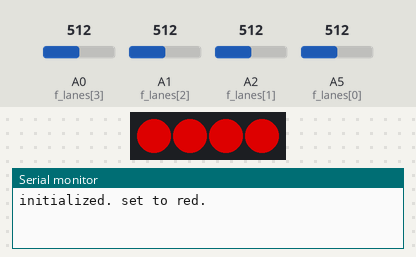
Recording of a sketch running on a simulated Arduino Uno, built with avr-gcc and run on an emulated ATmega328P. Parts: 4 RGB LEDs in strip order, left to right, the last lines printed to the serial monitor. Inputs (shaded band) come from the test bench; at power-on: A0 (f_lanes[3]) = 512, A1 (f_lanes[2]) = 512, A2 (f_lanes[1]) = 512, A5 (f_lanes[0]) = 512. Dim RGB values are drawn brighter than linear.

Above: at 2.2 s.
2.3 s: A0 (f_lanes[3]) set to 532
At 3.5 s:
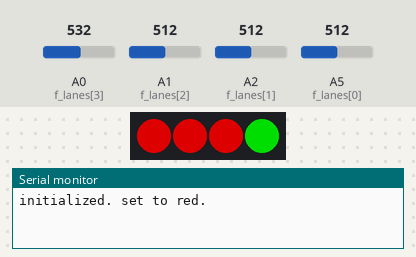
3.8 s: A0 (f_lanes[3]) set to 306
5.3 s: A1 (f_lanes[2]) set to 716
At 6.0 s:
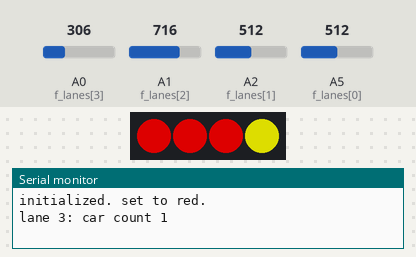
Timing chart, 0 to 9.3 s (numbered marks = the images above; inputs shaded):
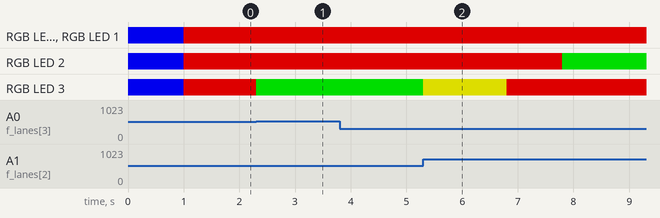

Measured:
- the behaviour switches between 521 and 522 on A0 (f_lanes[3]) (found by bisection; images 0 and 1)
- after the input at 2.3 s, RGB LED 3: RGB(150, 0, 0) → RGB(0, 150, 0) at once
- after the input at 5.3 s, RGB LED 2: RGB(150, 0, 0) → RGB(0, 150, 0) after 2.5 s; RGB LED 3: RGB(0, 150, 0) → RGB(150, 150, 0) at once, → RGB(150, 0, 0) 1.5 s later

The sketch:

trafficlab_final.ino
```cpp
//The Adafruit NeoPixel library for controlling the LEDs is added
#include <Adafruit_NeoPixel.h>

/* Initialize the LED light strip (each light is called a NeoPixel) */
/* Defines the pin on the Arduino the NeoPixel light strip is connected to */
#define LEDPin         2
/* Defines how many NeoPixels are attached to the Arduino */
#define NUMPIXELS      4
/* Define type of NeoPixel strip */
#define NP_type        NEO_GRB + NEO_KHZ800
/* define number of lanes */
#define NUMLANES       4
/* declare the NeoPixel Pixel object */
Adafruit_NeoPixel pixels = Adafruit_NeoPixel(NUMPIXELS, LEDPin, NP_type);

/* @brief Lane queue structure, implemented as a singly-linked list.
 *
 * I will store the lane queue as a circular singly-linked list of lanes,
 * where `queue` will always point to the last lane in the queue (NULL if
 * empty). To access the top of the queue, we access queue->next; to insert
 * we place an element between queue and queue->next and make the new element
 * the tail of the queue (`queue` now points to the new element). Rather
 * convoluted, but space-efficient.
 */
typedef struct ll_ele {
  int lane;
  struct ll_ele *next;
} lane_t;

int car_count[NUMLANES] = {0,0,0,0};
bool occupied_lanes[NUMLANES] = {false,false,false,false};
int f_lanes[NUMLANES] = {A5,A2,A1,A0};    // set the pin for each lane
int exit_lane = A4;

int threshold[NUMLANES] = {90,50,50,50};  // thresholds for each lane.

int current_green;
lane_t *queue;
unsigned long lane_green_time, last_car_time;

const unsigned long yellow_time = 1500;
const unsigned long red_time = 1000;
const unsigned long max_green_time = 30000; // max green time: 30s
const unsigned long lane_empty_threshold = 1000; // time to treat lane as empty


void setup() {
  Serial.begin(9600);
  pixels.begin(); // This initializes the NeoPixel library.

  // put your setup code here, to run once:
  queue = NULL;
  current_green = -1;
  last_car_time = 0;
  for (int i = 0; i < NUMLANES; i++) {
    occupied_lanes[i] = false;
    car_count[i] = 0;
  }

  set_all_red();
}

void loop() {
  // put your main code here, to run repeatedly
  bool sensor_data[NUMLANES];
  record_lane_data(sensor_data);

  update_counts(sensor_data);

  load_lane_data(sensor_data);
  if (set_green()) return;

  if (queue != NULL) set_red();
}

/* flashes all lights blue, then sets all lights to red. */
void set_all_red(void) {
  for (int i = 0; i < NUMLANES; i++) // set all lanes to blue for 1s
    pixels.setPixelColor(i, pixels.Color(0,0,200));
  pixels.show(); delay(1000);

  for (int i = 0; i < NUMLANES; i++)
    pixels.setPixelColor(i, pixels.Color(150, 0, 0));
  pixels.show();
  Serial.println("initialized. set to red."); // then set all to red
}

/* reads raw sensor data for each lane, then records whether each lane has a
 * car present in `sensor_data`.
 *
 * INPUT sensor_data Array containing lane occupancies.
 */
void record_lane_data(bool *sensor_data) {
  int f_lane_vals[NUMLANES];
  /* this loop records the data into an array containing values
   * and records which lanes have cars in occupied_lanes
   */
  for (int i = 0; i < NUMLANES; i++) {
    f_lane_vals[i] = map(analogRead(f_lanes[i]), 0, 1023, 0, 100);
    /* sensor_data[i] is set to whether there is a car over lane i's sensor */
    sensor_data[i] = (f_lane_vals[i] > threshold[i]);
  }
}

/* checks whether a car has left the lane on this check; if so increments the
 * corresponding lane's car count.
 *
 * INPUT sensor_data Array containing lane occupancies.
 */
void update_counts(bool *sensor_data) {
  /* if a car is currently in the current lane, reset the timer since last car
   * detected in open lane
   */
  if (sensor_data[current_green])
    last_car_time = millis();

  /* if a car was in current lane at last check but is no longer in the lane,
   * increment current lane's car count by 1.
   */
  if (!sensor_data[current_green] && occupied_lanes[current_green]) {
    car_count[current_green] = car_count[current_green] + 1;
    Serial.print("lane "); Serial.print(current_green);
    Serial.print(": car count "); Serial.println(car_count[current_green]);
  }
}

/* After reading sensor data into the `sensor_data` array, determines which (if
 * any) lanes ought to be added to queue, and adds them. Does a bunch of queue
 * stuff, elaborated upon in the lane_t header comment.
 *
 * INPUT sensor_data Array containing lane occupancies.
 */
void load_lane_data(bool *sensor_data) {
  for (int i = 0; i < NUMLANES; i++) {
    /* if lane `i` was not occupied at last check but is now, and lane `i` is
     * not the currently-green lane, add it to queue.
     */
    if (!occupied_lanes[i] && sensor_data[i] && i != current_green) {
      /* add lane `i` to the queue. see line 14. */
      lane_t *next = queue;
      lane_t *new_lane = malloc(sizeof(ll_ele));
      new_lane->lane = i;
      if (queue == NULL) // make new_lane circular with itself
        new_lane->next = new_lane;
      else { // insert new_lane after the queue's tail
        new_lane->next = queue->next; // queue head remains lane following tail
        queue->next = new_lane;
      }
      queue = new_lane; // new_lane becomes the queue's new tail
    }
    /* no matter what the sensor data was, we want to update occupied_lanes to
     * have the same lane occupancies from current check. we do this here since
     * we no longer need to compare the difference between current data and
     * previous data.
     */
    occupied_lanes[i] = sensor_data[i];
  }
}

/* Sets a green light, if applicable.
 *
 * First checks if there is no current lane and that there is a lane in queue.
 * If both of these are satisfied, then we remove the lane at the top of the
 * queue, and set `current_green` to whatever that lane is. We then manage the
 * queue to maintain its structure so it is still a valid lane queue.
 *
 * RETURN VALUE: `true` if we set a lane to green, `false` otherwise.
 */
bool set_green(void) {
  // if there is no current lane, set that lane
  if (current_green == -1 && queue != NULL) {
    // dequeue top of queue; set current_green to that lane
    lane_t *lane = queue->next;
    current_green = lane->lane;
    if (queue != lane) // there is a new head for tail to link to
      queue->next = lane->next;
    else // head and tail are identical and we have dequeued that lane
      queue = NULL;
    free(lane); // in any case, free lane so we don't memleak :D

    pixels.setPixelColor(current_green, pixels.Color(0, 150, 0));
    pixels.show();
    lane_green_time = millis(); // reset time since a lane was made green
    return true;
  }
  return false;
}

/* Checks whether a lane should be set to red, and does so if applicable.
 *
 * The current lane should be set to red if either:
 * I.   it has been green for longer than the green-threshold
 * II.  it has been empty for longer than the empty-threshold
 * If either of these is satisfied, then we start the yellow cycle. Note that
 * since there are delays built into the yellow and red cycles, car-counting
 * cannot occur during this time, and the car count may suffer error from this.
 * Cars leaving the lane while the light is yellow cannot be counted, and will
 * need to be accounted for manually.
 */
void set_red(void) {
  unsigned long current_time = millis();

  /* compare time elapsed since light set to green to green-threshold
   * and time elapsed since last car present in lane to empty-threshold;
   * if either of these times are above threshold then set current lane to
   * yellow and then red.
   */
  if (current_time - lane_green_time >= max_green_time
   || current_time - last_car_time >= lane_empty_threshold) {
    pixels.setPixelColor(current_green,  pixels.Color(150, 150, 0)); // Yellow
    pixels.show(); delay(yellow_time);

    pixels.setPixelColor(current_green,  pixels.Color(150, 0, 0)); // Red
    pixels.show(); delay(red_time);

    current_green = -1;
  }
}
```
